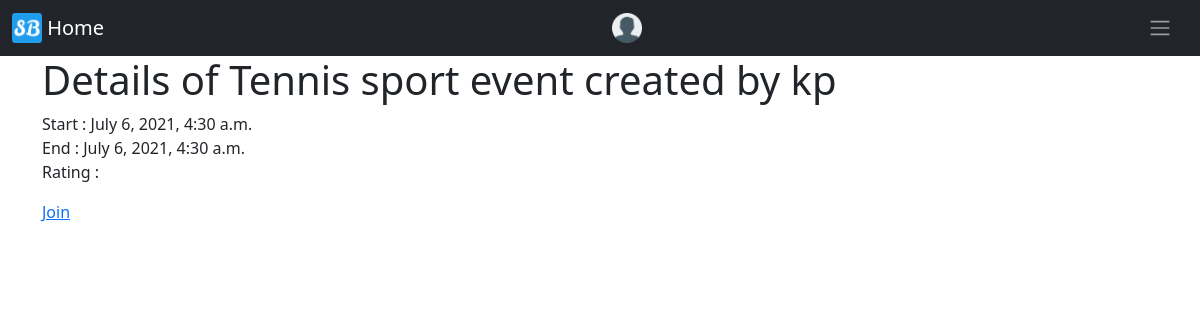
Screenshot of /home/eventsdetail/8 with the database file from the repository.
### SportsBuddyApp/models.py (models this page shows, shortened)
class Event(models.Model):
    event_name = models.CharField(max_length=50, default="Event Name")
    event_description = models.TextField(default="Event Description")
    creator = models.ForeignKey(
        User, on_delete=CASCADE, related_name='events', default=None)
    sport = models.ForeignKey(Sport, related_name='events', on_delete=CASCADE)
    start_date = models.DateField(default=datetime.datetime.now)
    start_time = models.DateTimeField()
    end_time = models.DateTimeField()
    radius = models.IntegerField()
    num_of_players = models.IntegerField(default=1)
    proficiency = models.IntegerField(
        default=Proficiency.LOW, choices=Proficiency.choices)
    competitive = models.BooleanField(default=False)
    interested_users = models.ManyToManyField(
        User, related_name="events_interested_in", blank=True)
    confirmed_users = models.ManyToManyField(
        User, related_name="events_confirmed_in", blank=True)

class Sport(models.Model):
    name = models.CharField(max_length=50)
    open_events = models.IntegerField()
    def __str__(self):
        return self.name

### SportsBuddyApp/views.py (the view)
# urls.py: path('eventsdetail/<int:pk>', EventDetailView.as_view(), name='event-detail'),
class EventDetailView(DetailView):
    model = Event
    def get_context_data(self, **kwargs):
        context = super().get_context_data(**kwargs)
        return context

### SportsBuddyApp/templates/SportsBuddyApp/event_detail.html (shortened to what this page needs)
{% extends "base.html" %}
{% block content%}
<html>
    <h1>
        Details of {{event.sport}} sport event created by {{event.creator.username}}
    </h1>
    <p>
        Start : {{event.start_time}}<br/>
        End : {{event.end_time}}<br/>
        Rating : {{event.rating}}<br/>
    </p>
    {%if not event.creator == request.user%}
            {%if request.user in event.interested_users.all%}
            You have already sent a join request to this event
            {%elif request.user in event.confirmed_users.all%}
            You have already joined this event
            {%else%}
    <a href="/joinRequest/send_join_request/{{event.id}}">Join</a>
    {%endif%}
    {%endif%}
</html>
{% endblock %}

### rows the page displays
Event: sport "Tennis", creator.username "kp", start_time "July 6, 2021, 4:30 a.m.", end_time "July 6, 2021, 4:30 a.m."
